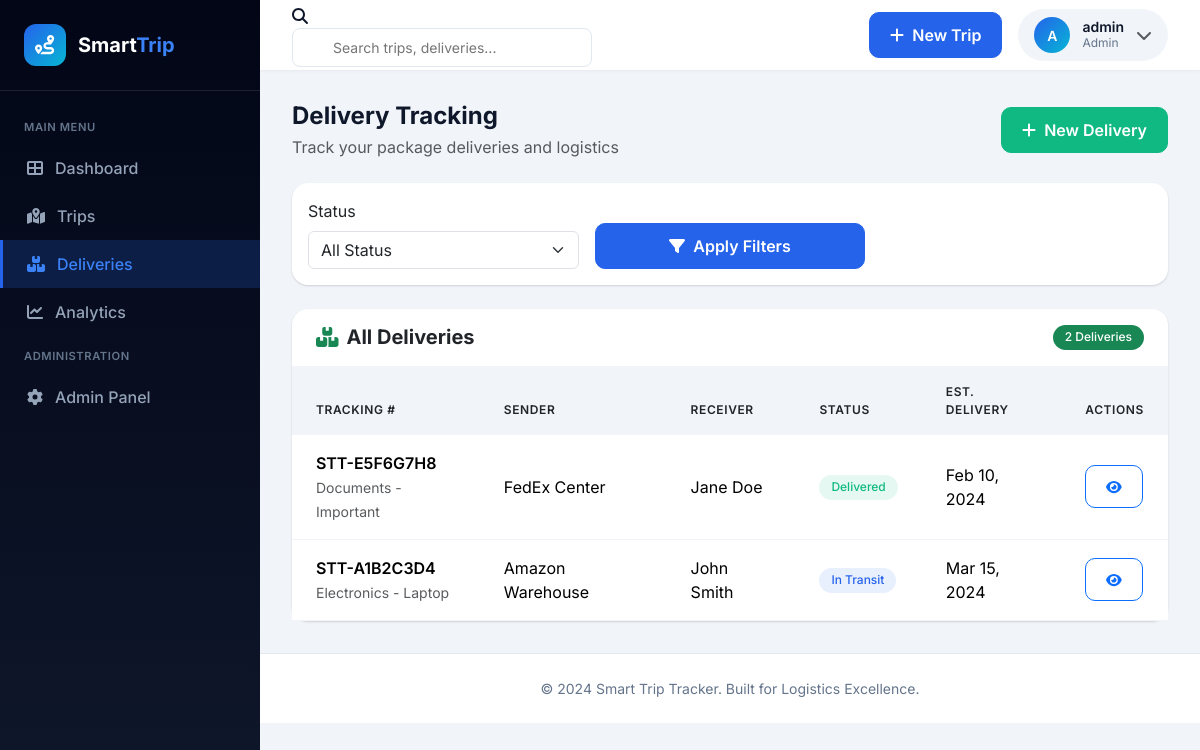
The page /deliveries (signed in) on the database its author committed.
### models.py (models this page shows, shortened)
class User(UserMixin, db.Model):
    __tablename__ = 'users'
    id = db.Column(db.Integer, primary_key=True)
    username = db.Column(db.String(100), unique=True, nullable=False, index=True)
    email = db.Column(db.String(120), unique=True, nullable=False, index=True)
    password_hash = db.Column(db.String(256), nullable=False)
    role = db.Column(db.String(20), default='user')  # 'user' or 'admin'
    created_at = db.Column(db.DateTime, default=datetime.utcnow)
    trips = db.relationship('Trip', backref='user', lazy='dynamic', cascade='all, delete-orphan')
    deliveries = db.relationship('Delivery', backref='user', lazy='dynamic', cascade='all, delete-orphan')
    def is_admin(self):
        return self.role == 'admin'

class Delivery(db.Model):
    __tablename__ = 'deliveries'
    id = db.Column(db.Integer, primary_key=True)
    user_id = db.Column(db.Integer, db.ForeignKey('users.id'), nullable=False, index=True)
    tracking_number = db.Column(db.String(50), unique=True, nullable=False, index=True)
    sender_name = db.Column(db.String(100), nullable=False)
    receiver_name = db.Column(db.String(100), nullable=False)
    sender_address = db.Column(db.Text, nullable=False)
    receiver_address = db.Column(db.Text, nullable=False)
    package_description = db.Column(db.Text, nullable=True)
    weight = db.Column(db.Float, nullable=True)  # in kg
    status = db.Column(db.String(50), default='pending')
    current_location = db.Column(db.String(200), nullable=True)
    estimated_delivery = db.Column(db.DateTime, nullable=True)
    actual_delivery = db.Column(db.DateTime, nullable=True)
    created_at = db.Column(db.DateTime, default=datetime.utcnow)
    STATUS_OPTIONS = [
        ('pending', 'Pending'),
        ('picked_up', 'Picked Up'),
        ('in_transit', 'In Transit'),
        ('out_for_delivery', 'Out for Delivery'),
        ('delivered', 'Delivered'),
        ('cancelled', 'Cancelled')
    ]

### app.py (the view)
@app.route('/deliveries')
@login_required
def deliveries():
    status_filter = request.args.get('status', '')
    query = Delivery.query.filter_by(user_id=current_user.id)
    if status_filter:
        query = query.filter(Delivery.status == status_filter)
    all_deliveries = query.order_by(Delivery.created_at.desc()).all()
    return render_template('deliveries.html',
                         deliveries=all_deliveries,
                         status_filter=status_filter)

### app.py (called while the page is built)
@login_manager.user_loader
def load_user(user_id):
    return User.query.get(int(user_id))

### templates/deliveries.html (shortened to what this page needs)
{% extends "base.html" %}
{% block content %}
<div class="d-flex justify-content-between align-items-center mb-4">
    <div>
        <h4 class="mb-1 fw-bold">Delivery Tracking</h4>
        <p class="text-muted mb-0">Track your package deliveries and logistics</p>
    </div>
    <a href="{{ url_for('new_delivery') }}" class="btn btn-success">
        <i class="fas fa-plus me-1"></i> New Delivery
    </a>
</div>
<div class="card mb-4">
    <div class="card-body">
        <form method="GET" action="{{ url_for('deliveries') }}" class="row g-3">
            <div class="col-md-4">
                <label class="form-label">Status</label>
                <select name="status" class="form-select">
                    <option value="">All Status</option>
                </select>
            </div>
            <div class="col-md-4 d-flex align-items-end">
                <button type="submit" class="btn btn-primary w-100">
                    <i class="fas fa-filter me-1"></i> Apply Filters
                </button>
            </div>
        </form>
    </div>
</div>
<div class="card">
    <div class="card-header d-flex justify-content-between align-items-center py-3">
        <h5 class="mb-0 fw-bold"><i class="fas fa-boxes me-2 text-success"></i>All Deliveries</h5>
        <span class="badge bg-success">{{ deliveries|length }} Deliveries</span>
    </div>
    <div class="card-body p-0">
        {% if deliveries %}
        <div class="table-responsive">
            <table class="table table-hover mb-0">
                <thead>
                    <tr>
                        <th class="px-4">Tracking #</th>
                        <th>Sender</th>
                        <th>Receiver</th>
                        <th>Status</th>
                        <th>Est. Delivery</th>
                        <th class="px-4">Actions</th>
                    </tr>
                </thead>
                <tbody>
                    {% for delivery in deliveries %}
                    <tr>
                        <td class="px-4">
                            <div class="fw-semibold">{{ delivery.tracking_number }}</div>
                            <small class="text-muted">{{ delivery.package_description[:30] if delivery.package_description else 'No description' }}</small>
                        </td>
                        <td>{{ delivery.sender_name }}</td>
                        <td>{{ delivery.receiver_name }}</td>
                        <td>
                            <span class="badge badge-{{ delivery.status }}">{{ delivery.status|replace('_', ' ')|title }}</span>
                        </td>
                        <td>{{ delivery.estimated_delivery.strftime('%b %d, %Y') if delivery.estimated_delivery else 'N/A' }}</td>
                        <td class="px-4">
                            <a href="{{ url_for('delivery_detail', tracking_number=delivery.tracking_number) }}" class="btn btn-sm btn-outline-primary">
                                <i class="fas fa-eye"></i>
                            </a>
                        </td>
                    </tr>
                    {% endfor %}
                </tbody>
            </table>
        </div>
        {% endif %}
    </div>
</div>
{% endblock %}

### templates/base.html (shortened to what this page needs)
<!DOCTYPE html>
<html lang="en">
<head>
    <link href="https://cdn.jsdelivr.net/npm/bootstrap@5.3.2/dist/css/bootstrap.min.css" rel="stylesheet">
    <link href="https://cdnjs.cloudflare.com/ajax/libs/font-awesome/6.4.0/css/all.min.css" rel="stylesheet">
</head>
<body>
    {% if current_user.is_authenticated %}
    <div class="sidebar">
        <div class="sidebar-brand">
            <div class="sidebar-brand-icon">
                <i class="fas fa-route"></i>
            </div>
            <div class="sidebar-brand-text">
                Smart<span>Trip</span>
            </div>
        </div>
        <div class="sidebar-menu">
            <div class="sidebar-menu-title">Main Menu</div>
            <a href="{{ url_for('dashboard') }}" class="sidebar-menu-item {{ 'active' if request.endpoint == 'dashboard' }}">
                <i class="fas fa-th-large"></i> Dashboard
            </a>
            <a href="{{ url_for('trips') }}" class="sidebar-menu-item {{ 'active' if request.endpoint in ['trips', 'trip_detail', 'new_trip', 'edit_trip'] }}">
                <i class="fas fa-map-marked-alt"></i> Trips
            </a>
            <a href="{{ url_for('deliveries') }}" class="sidebar-menu-item {{ 'active' if request.endpoint in ['deliveries', 'delivery_detail', 'new_delivery'] }}">
                <i class="fas fa-boxes"></i> Deliveries
            </a>
            <a href="{{ url_for('analytics') }}" class="sidebar-menu-item {{ 'active' if request.endpoint == 'analytics' }}">
                <i class="fas fa-chart-line"></i> Analytics
            </a>
            {% if current_user.is_admin() %}
            <div class="sidebar-menu-title">Administration</div>
            <a href="{{ url_for('admin') }}" class="sidebar-menu-item {{ 'active' if request.endpoint == 'admin' }}">
                <i class="fas fa-cog"></i> Admin Panel
            </a>
            {% endif %}
        </div>
    </div>
    <div class="main-content">
        <div class="top-header">
            <div class="top-header-left">
                <div class="search-box d-none d-md-block">
                    <i class="fas fa-search"></i>
                    <form action="{{ url_for('search') }}" method="GET">
                        <input type="text" name="q" placeholder="Search trips, deliveries...">
                    </form>
                </div>
            </div>
            <div class="top-header-right">
                <a href="{{ url_for('new_trip') }}" class="btn btn-primary">
                    <i class="fas fa-plus me-1"></i> New Trip
                </a>
                <div class="dropdown">
                    <div class="user-menu" data-bs-toggle="dropdown">
                        <div class="user-avatar">
                            {{ current_user.username[0]|upper }}
                        </div>
                        <div class="user-info d-none d-sm-block">
                            <div class="user-name">{{ current_user.username }}</div>
                            <div class="user-role">{{ current_user.role|title }}</div>
                        </div>
                        <i class="fas fa-chevron-down text-muted"></i>
                    </div>
                </div>
            </div>
        </div>
        <div class="page-content">
            {% block content %}{% endblock %}
        </div>
        <footer class="footer">
            <p class="mb-0">&copy; 2024 Smart Trip Tracker. Built for Logistics Excellence.</p>
        </footer>
    </div>
    {% else %}
    {% block landing_content %}{% endblock %}
    {% endif %}
</body>
</html>

### templates/base.html (style rules this page uses)
:root { --primary: #2563eb; --primary-dark: #1d4ed8; --primary-light: #3b82f6; --secondary: #64748b; --success: #10b981; --warning: #f59e0b; --danger: #ef4444; --info: #06b6d4; --dark: #0f172a; --darker: #020617; --light: #f8fafc; --gray-100: #f1f5f9; --gray-200: #e2e8f0; --gray-300: #cbd5e1; --gray-400: #94a3b8; --gray-500: #64748b; --sidebar-width: 260px; --topbar-height: 70px; }
* { margin: 0; padding: 0; box-sizing: border-box; }
body { font-family: 'Inter', sans-serif; background-color: var(--gray-100); color: var(--dark); min-height: 100vh; }
.sidebar { position: fixed; left: 0; top: 0; bottom: 0; width: var(--sidebar-width); background: linear-gradient(180deg, var(--darker) 0%, var(--dark) 100%); z-index: 1000; overflow-y: auto; transition: all 0.3s ease; }
.sidebar-brand { padding: 1.5rem; display: flex; align-items: center; gap: 12px; border-bottom: 1px solid rgba(255,255,255,0.1); }
.sidebar-brand-icon { width: 42px; height: 42px; background: linear-gradient(135deg, var(--primary) 0%, var(--info) 100%); border-radius: 12px; display: flex; align-items: center; justify-content: center; font-size: 1.2rem; color: white; }
.sidebar-brand-text { color: white; font-weight: 700; font-size: 1.25rem; }
.sidebar-brand-text span { color: var(--primary-light); }
.sidebar-menu { padding: 1rem 0; }
.sidebar-menu-title { color: var(--gray-500); font-size: 0.7rem; font-weight: 600; text-transform: uppercase; letter-spacing: 0.05em; padding: 0.75rem 1.5rem 0.5rem; }
.sidebar-menu-item { display: flex; align-items: center; gap: 12px; padding: 0.75rem 1.5rem; color: var(--gray-400); text-decoration: none; transition: all 0.2s ease; border-left: 3px solid transparent; font-weight: 500; }
.sidebar-menu-item.active { background: rgba(37, 99, 235, 0.2); color: var(--primary-light); border-left-color: var(--primary); }
.main-content { margin-left: var(--sidebar-width); min-height: 100vh; }
.top-header { background: white; height: var(--topbar-height); padding: 0 2rem; display: flex; align-items: center; justify-content: space-between; box-shadow: 0 1px 3px rgba(0,0,0,0.05); position: sticky; top: 0; z-index: 100; }
.top-header-left { display: flex; align-items: center; gap: 1rem; }
.search-box { position: relative; width: 300px; }
.search-box input { width: 100%; padding: 0.5rem 1rem 0.5rem 2.5rem; border: 1px solid var(--gray-200); border-radius: 8px; font-size: 0.875rem; transition: all 0.2s ease; }
.top-header-right { display: flex; align-items: center; gap: 1rem; }
.user-menu { display: flex; align-items: center; gap: 0.75rem; padding: 0.5rem 1rem; background: var(--gray-100); border-radius: 50px; cursor: pointer; transition: all 0.2s ease; }
.user-avatar { width: 36px; height: 36px; background: linear-gradient(135deg, var(--primary) 0%, var(--info) 100%); border-radius: 50%; display: flex; align-items: center; justify-content: center; color: white; font-weight: 600; font-size: 0.875rem; }
.user-info { line-height: 1.2; }
.user-name { font-weight: 600; font-size: 0.875rem; color: var(--dark); }
.user-role { font-size: 0.75rem; color: var(--gray-500); }
.page-content { padding: 2rem; }
.card { border: none; border-radius: 16px; box-shadow: 0 1px 3px rgba(0,0,0,0.05), 0 1px 2px rgba(0,0,0,0.1); background: white; transition: all 0.3s ease; }
.card-header { background: transparent; border-bottom: 1px solid var(--gray-100); padding: 1.25rem 1.5rem; font-weight: 600; }
.table { margin: 0; }
.table thead th { background: var(--gray-100); border: none; padding: 1rem 1.5rem; font-weight: 600; color: var(--gray-600); font-size: 0.75rem; text-transform: uppercase; letter-spacing: 0.05em; }
.table tbody td { padding: 1rem 1.5rem; border-bottom: 1px solid var(--gray-100); vertical-align: middle; }
.btn { border-radius: 10px; font-weight: 600; padding: 0.625rem 1.25rem; transition: all 0.2s ease; }
.btn-primary { background: var(--primary); border-color: var(--primary); }
.btn-success { background: var(--success); border-color: var(--success); }
.badge { padding: 0.4rem 0.75rem; border-radius: 50px; font-weight: 500; font-size: 0.75rem; }
.badge-in_transit { background: rgba(37, 99, 235, 0.1); color: var(--primary); }
.badge-delivered { background: rgba(16, 185, 129, 0.1); color: var(--success); }
.footer { background: white; padding: 1.5rem 2rem; border-top: 1px solid var(--gray-200); text-align: center; color: var(--gray-500); font-size: 0.875rem; }

### rows shown on the page
User: username "A", username "admin", role "Admin"
Delivery: tracking_number "STT-E5F6G7H8", package_description "Documents - Important", sender_name "FedEx Center", receiver_name "Jane Doe", status "Delivered", estimated_delivery "Feb 10, 2024"
Delivery: tracking_number "STT-A1B2C3D4", package_description "Electronics - Laptop", sender_name "Amazon Warehouse", receiver_name "John Smith", status "In Transit", estimated_delivery "Mar 15, 2024"

### other values the page prints
{{ deliveries|length }} "2"
